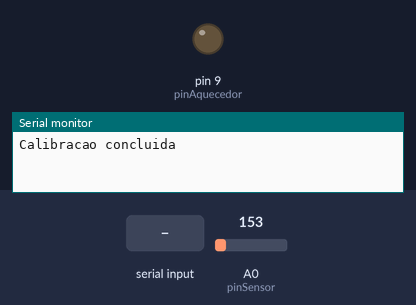
Recording of a sketch running on a simulated Arduino Uno, built with avr-gcc and run on an emulated ATmega328P. Parts: output pins drawn as LEDs (lit = HIGH), the last lines printed to the serial monitor. The test bench sets the inputs (shaded band); at power-on: A0 (pinSensor) = 153.

Above: at 1.2 s.
1.3 s: "90,45\n" received over Serial
At 2.5 s:
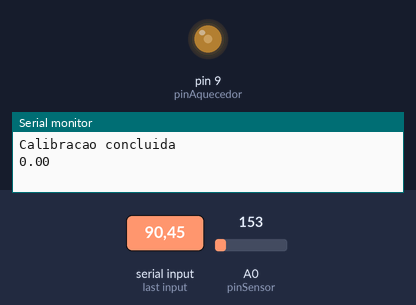
4.3 s: "30,150\n" received over Serial
At 6.4 s:
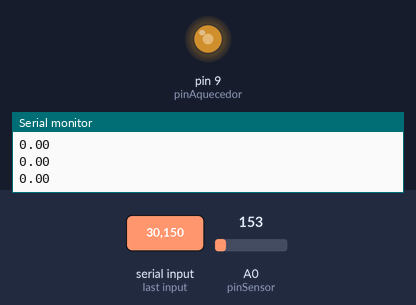
6.8 s: "200\n" received over Serial
At 7.5 s:
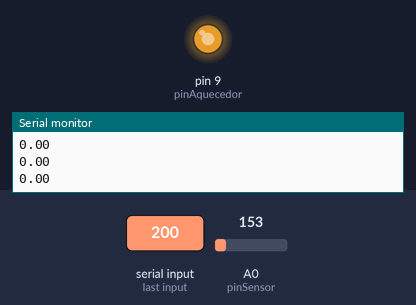
9.8 s: "90\n" received over Serial
At 11.0 s:
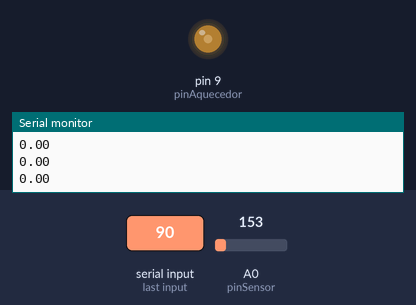
Timing chart, 0 to 13.3 s (numbered marks = the images above; inputs shaded):
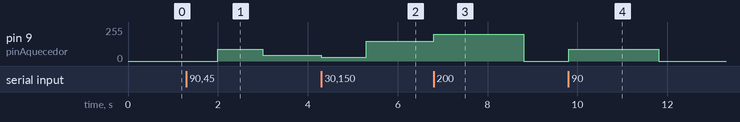

The sketch:

LCT_MalhaAberta_TensDif_ARD.ino
```cpp
int pinAquecedor = 9;  // Pino onde o aquecedor está conectado (pino PWM)
int pinSensor = A0;    // Pino onde o sensor TMP36GZ está conectado (pino analógico)
int PWMInjetado = 0;
float temperatura = 0.0;
float temperaturaAmbiente = 0.0;

void setup() {
  Serial.begin(9600);
  pinMode(pinAquecedor, OUTPUT);  // Configura o pino do aquecedor como saída

  // Leitura inicial da temperatura ambiente para calibração
  int leituraInicial = analogRead(pinSensor);
  temperaturaAmbiente = (leituraInicial * (5.0 / 1023.0) - 0.5) * 100.0;
  Serial.println("Calibracao concluida");
}

void loop() {
  // Verifica se há dados disponíveis na serial
  if (Serial.available() > 0) {
    // Lê o valor de PWM enviado pelo Python
    PWMInjetado = Serial.parseInt();

    // Define o PWM no pino do aquecedor
    analogWrite(pinAquecedor, PWMInjetado);

    // Leitura da temperatura do sensor TMP36GZ
    int leituraAnalogica = analogRead(pinSensor);
    // Converte a leitura para temperatura em Celsius
    temperatura = (leituraAnalogica * (5.0 / 1023.0) - 0.5) * 100.0;

    // Subtrai a temperatura ambiente para obter a temperatura relativa
    temperatura = temperatura - temperaturaAmbiente;

    // Envia a temperatura de volta para o Python
    Serial.println(temperatura);
  }

  delay(1000);  // Atualização a cada 1 segundo
}
```

Measured:
- after the input at 1.3 s, pin 9 (pinAquecedor): 0/255 → 90/255 after 0.70 s, → 45/255 1.0 s later
- after the input at 4.3 s, pin 9 (pinAquecedor): 45/255 → 30/255 at once, → 150/255 1.0 s later
- after the input at 6.8 s, pin 9 (pinAquecedor): 150/255 → 200/255 at once, → 0/255 2.0 s later
- after the input at 9.8 s, pin 9 (pinAquecedor): 0/255 → 90/255 at once, → 0/255 2.0 s later
